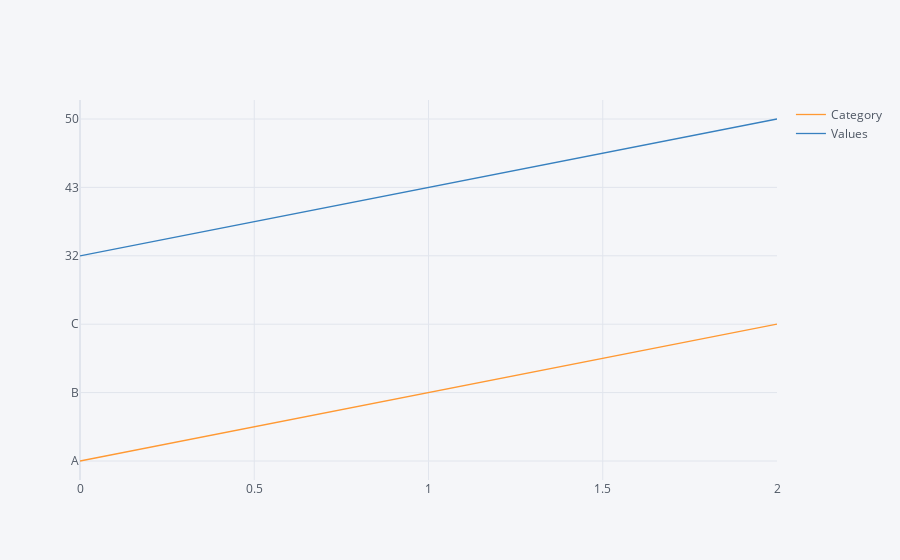

Notebook cell for this chart:
### Code cell
df2.iplot()

### Figure 1 — Plotly figure (JSON) as saved in the notebook; plotly's stock layout.template omitted (floating-point values rounded to 4 significant figures)
{"data": [{"line": {"color": "rgba(255, 153, 51, 1.0)", "dash": "solid", "shape": "linear", "width": 1.3}, "mode": "lines", "name": "Category", "text": "", "x": [0, 1, 2], "y": ["A", "B", "C"], "type": "scatter"}, {"line": {"color": "rgba(55, 128, 191, 1.0)", "dash": "solid", "shape": "linear", "width": 1.3}, "mode": "lines", "name": "Values", "text": "", "x": [0, 1, 2], "y": [32, 43, 50], "type": "scatter"}], "layout": {"legend": {"bgcolor": "#F5F6F9", "font": {"color": "#4D5663"}}, "paper_bgcolor": "#F5F6F9", "plot_bgcolor": "#F5F6F9", "title": {"font": {"color": "#4D5663"}}, "xaxis": {"gridcolor": "#E1E5ED", "showgrid": true, "tickfont": {"color": "#4D5663"}, "title": {"font": {"color": "#4D5663"}, "text": ""}, "zerolinecolor": "#E1E5ED"}, "yaxis": {"gridcolor": "#E1E5ED", "showgrid": true, "tickfont": {"color": "#4D5663"}, "title": {"font": {"color": "#4D5663"}, "text": ""}, "zerolinecolor": "#E1E5ED"}}}
